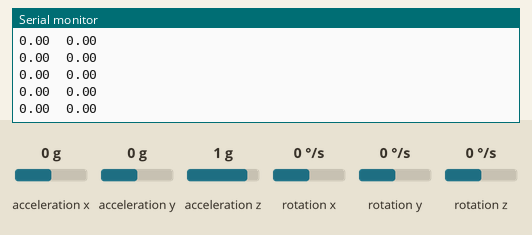
Bench run of a sketch on a simulated Arduino Uno, built with avr-gcc and run on an emulated ATmega328P. Parts: the last lines printed to the serial monitor. The test bench sets the inputs (shaded band); at power-on: acceleration x 0 g, acceleration y 0 g, rotation x 0 °/s, rotation y 0 °/s, acceleration z 1 g, rotation z 0 °/s.

Above: at 1.2 s.
1.3 s: acceleration x set to -1.4 g
At 1.32 s:
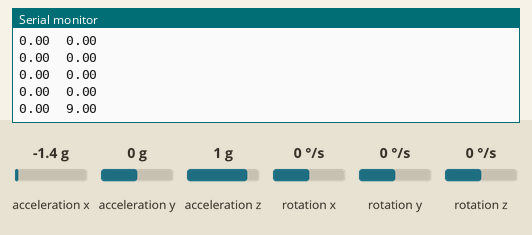
2.8 s: acceleration y set to -1.4 g
At 2.81 s:
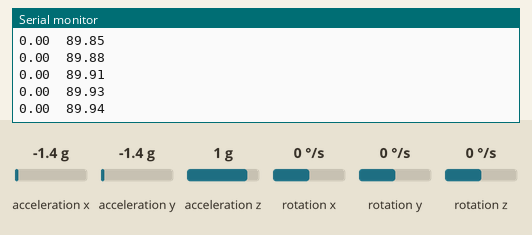
4.3 s: rotation x set to -192 °/s
At 4.34 s:
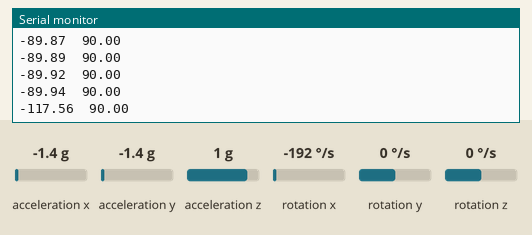
5.8 s: rotation y set to -192 °/s
At 5.83 s:
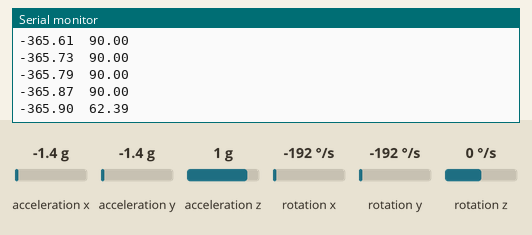
Timing chart, 0 to 8.3 s (numbered marks = the images above; inputs shaded):
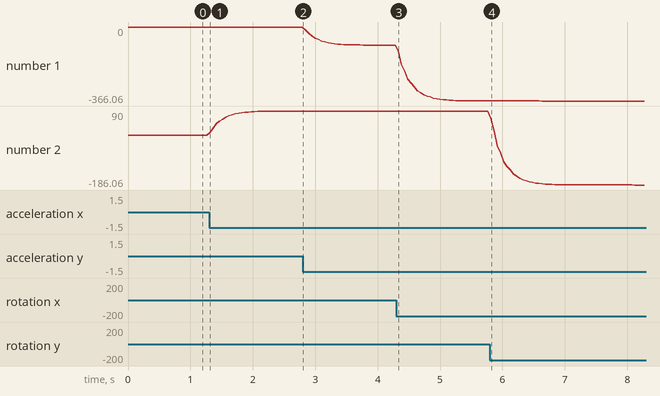

Measured:
- after the input at 1.3 s, the serial monitor: prints a new line at once (image 1)
- after the input at 4.3 s, the serial monitor: prints a new line at once (image 3)
- after the input at 5.8 s, the serial monitor: prints a new line at once (image 4)
- plotted number 1: 0 → -89.94 after the input at 2.8 s, -89.94 → -365.87 after the input at 4.3 s
- plotted number 2: 0 → 89.94 after the input at 1.3 s, 90 → -186.06 after the input at 5.8 s

The sketch:

XY_Complementary_Filter.ino
```cpp
// (licence header left out)
#include "I2Cdev.h"
#include "MPU6050.h"

#define TO_DEG 57.29577951308232087679815481410517033f
#define T_OUT 20
#define P_OUT 50
#define FK 0.1

MPU6050 accelgyro;

float angle_ax, angle_ay, angle_gx, angle_gy, angle_cpl;
int dt = 0;
long int t_next, p_next;

float clamp(float v, float minv, float maxv)
{
    if (v > maxv)
        return maxv;

    else if(v < minv)
        return minv;

    return v;
}

void setup()
{
    Serial.begin(9600);

    accelgyro.initialize();
}

void loop()
{
    long int t = millis();

    if (t_next < t)
    {
        int16_t ax_raw, ay_raw, az_raw, gx_raw, gy_raw, gz_raw;
        float ax, ay, gx, gy;

        t_next = t + T_OUT;

        accelgyro.getMotion6(&ax_raw, &ay_raw, &az_raw, &gx_raw, &gy_raw, &gz_raw);

        gx = gx_raw / 16.4;
        ay = ay_raw / 4096.0;
        ay = clamp(ay, -1.0, 1.0);

        gy = gy_raw / 16.4;
        ax = ax_raw / 4096.0;
        ax = clamp(ax, -1.0, 1.0);

        angle_ax = 90 - TO_DEG * acos(ay);
        angle_gx = angle_gx + gx * T_OUT / 1000.0;
        angle_gx = angle_gx * (1 - FK) + angle_ax * FK;

        angle_ay = 90 - TO_DEG * acos(ax);
        angle_gy = angle_gy + gy * T_OUT / 1000.0;
        angle_gy = angle_gy * (1 - FK) - angle_ay * FK;
    }

    t = millis();

    if (p_next < t)
    {
        p_next = t + P_OUT;

        Serial.print(angle_gx); Serial.print("\t");
        Serial.println(angle_gy);
    }
}
```

XY_Complementary_Filter.cpp
```cpp
// (licence header left out)
#include "I2Cdev.h"
#include "MPU6050.h"

#define TO_DEG 57.29577951308232087679815481410517033f
#define T_OUT 20
#define P_OUT 50
#define FK 0.1

MPU6050 accelgyro;

float angle_ax, angle_ay, angle_gx, angle_gy, angle_cpl;
int dt = 0;
long int t_next, p_next;

float clamp(float v, float minv, float maxv)
{
    if (v > maxv)
        return maxv;

    else if(v < minv)
        return minv;

    return v;
}

void setup()
{
    Serial.begin(9600);

    accelgyro.initialize();
}

void loop()
{
    long int t = millis();

    if (t_next < t)
    {
        int16_t ax_raw, ay_raw, az_raw, gx_raw, gy_raw, gz_raw;
        float ax, ay, gx, gy;

        t_next = t + T_OUT;

        accelgyro.getMotion6(&ax_raw, &ay_raw, &az_raw, &gx_raw, &gy_raw, &gz_raw);

        gx = gx_raw / 16.4;
        ay = ay_raw / 4096.0;
        ay = clamp(ay, -1.0, 1.0);

        gy = gy_raw / 16.4;
        ax = ax_raw / 4096.0;
        ax = clamp(ax, -1.0, 1.0);

        angle_ax = 90 - TO_DEG * acos(ay);
        angle_gx = angle_gx + gx * T_OUT / 1000.0;
        angle_gx = angle_gx * (1 - FK) + angle_ax * FK;

        angle_ay = 90 - TO_DEG * acos(ax);
        angle_gy = angle_gy + gy * T_OUT / 1000.0;
        angle_gy = angle_gy * (1 - FK) - angle_ay * FK;
    }

    t = millis();

    if (p_next < t)
    {
        p_next = t + P_OUT;

        Serial.print(angle_gx); Serial.print("\t");
        Serial.println(angle_gy);
    }
}
```
